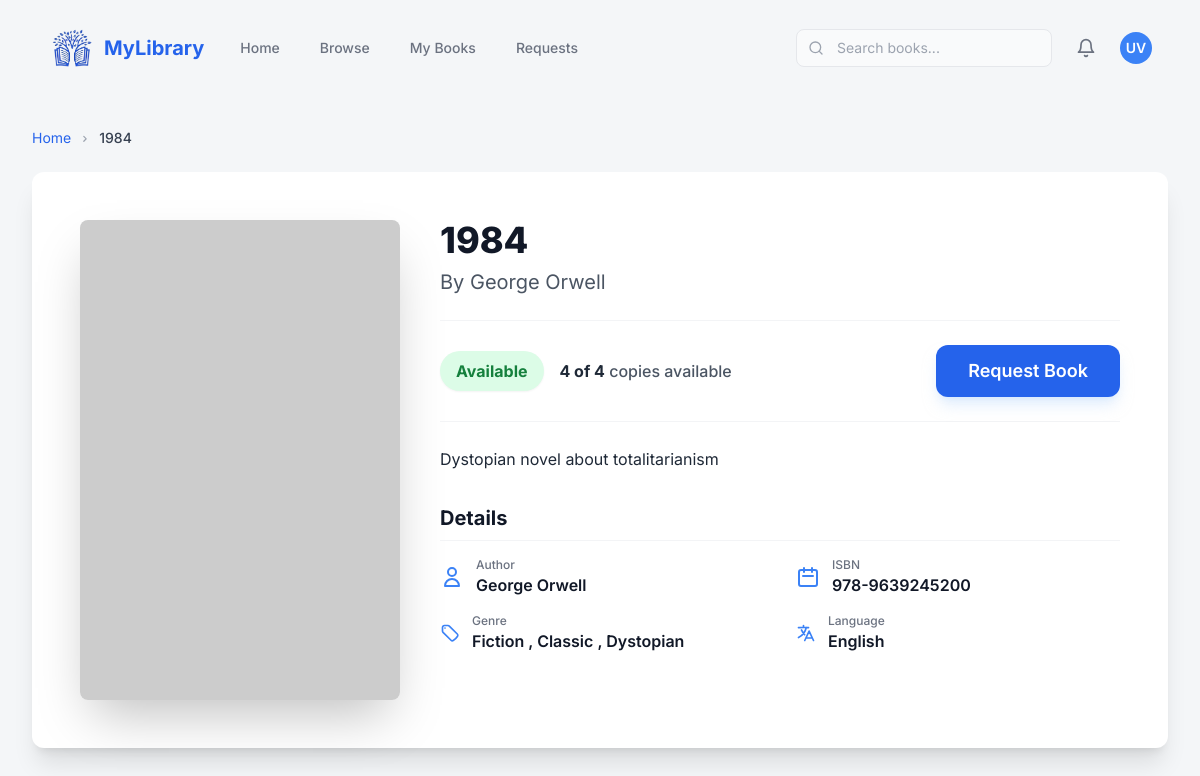
The page /book/13/ (signed in) on the database its author committed.
### library_db/models.py (models this page shows, shortened)
class Book(models.Model):
    book_id = models.AutoField(primary_key=True)
    isbn = models.CharField(max_length=20, unique=True)
    title = models.CharField(max_length=255)
    author = models.CharField(max_length=100)
    genre = models.ManyToManyField(Genre, related_name='books')
    language = models.ForeignKey(Language, on_delete=models.CASCADE, related_name='books', null=True)
    description = models.TextField(blank=True, null=True)
    image_url = models.URLField(max_length=500, blank=True, null=True)
    total_copies = models.IntegerField()
    available_copies = models.IntegerField()
    def genre_display(self):
      return ', '.join(genre.genre_name for genre in self.genre.all())
    genre_display.short_description = 'Genres'

class Genre(models.Model):
    genre_id = models.AutoField(primary_key=True)
    genre_name = models.CharField(max_length=100, unique=True)

class Language(models.Model):
    language_id = models.AutoField(primary_key=True)
    language_name = models.CharField(max_length=100, unique=True)
    def __str__(self):
        return self.language_name

### LMS/views.py (the view)
# urls.py: path('book/<int:book_id>/', views.details, name='details'),
@login_required_any
def details(request, book_id):
    book = get_object_or_404(Book, book_id=book_id)
    return render(request, 'details/details.html', {'book': book})

### LMS/views.py (called while the page is built)
def login_required_any(view_func):
    @wraps(view_func)
    def wrapper(request, *args, **kwargs):
        if not (request.session.get('user_id') or request.session.get('admin_id')):
            return redirect('user_login')
        return view_func(request, *args, **kwargs)
    return wrapper

### templates/details/details.html (shortened to what this page needs)
{% include "index.html" %}
{% block content %}
<main class="max-w-7xl mx-auto px-4 sm:px-6 lg:px-8 py-8">
    <nav class="text-sm text-gray-500 mb-6" aria-label="Breadcrumb">
        <ol class="list-none p-0 inline-flex">
            <li class="flex items-center">
                <a
                    href="{% url 'userDashboard' %}"
                    class="text-blue-600 hover:text-blue-800 transition duration-150"
                    >Home</a
                >
                <svg
                    class="fill-current w-3 h-3 mx-2 text-gray-400"
                    xmlns="http://www.w3.org/2000/svg"
                    viewBox="0 0 20 20"
                >
                    <path
                        d="M7.293 14.707l3.293-3.293-3.293-3.293a1 1 0 111.414-1.414l4 4a1 1 0 010 1.414l-4 4a1 1 0 01-1.414-1.414z"
                    />
                </svg>
            </li>
            <li class="text-gray-700 font-medium truncate max-w-xs">
                {{book.title}}
            </li>
        </ol>
    </nav>
    <div class="bg-white rounded-xl shadow-xl p-8 lg:p-12">
        <div class="grid grid-cols-1 lg:grid-cols-3 gap-10">
            <div class="lg:col-span-1 flex justify-center">
                <img
                    src="https://placehold.co/400x600/1F2937/FFFFFF?text={{ book.title|urlencode }}"
                    alt="{{book.title}}"
                    class="w-full max-w-xs h-auto rounded-lg shadow-2xl object-cover"
                />
            </div>
            <div class="lg:col-span-2">
                <h1
                    class="text-4xl font-extrabold text-gray-900 mb-2"
                    id="book-title"
                >
                    {{book.title}}
                </h1>
                <p class="text-xl text-gray-600 mb-6" id="book-author">
                    By {{book.author}}
                </p>
                <div
                    class="flex flex-col sm:flex-row sm:items-center justify-between border-b border-t border-gray-100 py-6 mb-6"
                >
                    <div class="flex items-center space-x-4 mb-4 sm:mb-0">
                        {% if book.available_copies > 0 %}
                        <span
                            id="availability-status"
                            class="bg-green-100 text-green-700 font-bold px-4 py-2 rounded-full text-base shadow-sm"
                        >
                            Available
                        </span>
                        {% endif %}
                        <p class="text-gray-600 font-medium">
                            <span
                                id="available-copies"
                                class="font-bold text-gray-800"
                                >{{book.available_copies}} of
                                {{book.total_copies}}</span
                            >
                            copies available
                        </p>
                    </div>
                    <button
                        id="request-button"
                        class="py-3 px-8 text-lg bg-blue-600 text-white font-semibold rounded-xl hover:bg-blue-700 transition duration-150 shadow-lg shadow-blue-200/50 w-full sm:w-auto"
                    >
                        Request Book
                    </button>
                </div>
                <div class="mb-8">
                    <p
                        id="book-description"
                        class="text-base text-gray-800 leading-relaxed"
                    >
                        {{book.description}}
                    </p>
                </div>
                <div>
                    <h2
                        class="text-xl font-bold text-gray-900 mb-4 border-b border-gray-100 pb-2"
                    >
                        Details
                    </h2>
                    <div
                        class="grid grid-cols-1 sm:grid-cols-2 gap-y-4 gap-x-8 text-gray-700"
                    >
                        <div class="flex items-center space-x-3">
                            <svg
                                class="w-6 h-6 text-blue-500 flex-shrink-0"
                                fill="none"
                                stroke="currentColor"
                                viewBox="0 0 24 24"
                                xmlns="http://www.w3.org/2000/svg"
                            >
                                <path
                                    stroke-linecap="round"
                                    stroke-linejoin="round"
                                    stroke-width="2"
                                    d="M16 7a4 4 0 11-8 0 4 4 0 018 0zM12 14a7 7 0 00-7 7h14a7 7 0 00-7-7z"
                                ></path>
                            </svg>
                            <div>
                                <p class="text-xs font-medium text-gray-500">
                                    Author
                                </p>
                                <p
                                    id="detail-author"
                                    class="font-semibold text-gray-900"
                                >
                                    {{book.author}}
                                </p>
                            </div>
                        </div>
                        <div class="flex items-center space-x-3">
                            <svg
                                class="w-6 h-6 text-blue-500 flex-shrink-0"
                                fill="none"
                                stroke="currentColor"
                                viewBox="0 0 24 24"
                                xmlns="http://www.w3.org/2000/svg"
                            >
                                <path
                                    stroke-linecap="round"
                                    stroke-linejoin="round"
                                    stroke-width="2"
                                    d="M8 7V3m8 4V3m-9 8h10M5 21h14a2 2 0 002-2V7a2 2 0 00-2-2H5a2 2 0 00-2 2v12a2 2 0 002 2z"
                                ></path>
                            </svg>
                            <div>
                                <p class="text-xs font-medium text-gray-500">
                                    ISBN
                                </p>
                                <p
                                    id="detail-isbn"
                                    class="font-semibold text-gray-900"
                                >
                                    {{book.isbn}}
                                </p>
                            </div>
                        </div>
                        <div class="flex items-center space-x-3">
                            <div>
                                <p class="text-xs font-medium text-gray-500">
                                    Genre
                                </p>
                                <p
                                    id="detail-published-year"
                                    class="font-semibold text-gray-900"
                                >
                                    {% for genre in book.genre.all %}
                                        {% if not forloop.first %}, {% endif %}
                                        {{ genre.genre_name }}
                                    {% endfor %}
                                </p>
                            </div>
                        </div>
                        <div class="flex items-center space-x-3">
                            <div>
                                <p class="text-xs font-medium text-gray-500">
                                    Language
                                </p>
                                <p
                                    id="detail-publisher"
                                    class="font-semibold text-gray-900"
                                >
                                    {{book.language}}
                                </p>
                            </div>
                        </div>
                    </div>
                </div>
            </div>
        </div>
    </div>
</main>
{% endblock %}

### templates/index.html (shortened to what this page needs)
<!DOCTYPE html>
<html lang="en">
<head>
    <script src="https://cdn.tailwindcss.com"></script>
</head>
<body class="min-h-screen">
    <main class="max-w-7xl mx-auto px-4 sm:px-6 lg:px-4 py-4">
        {% include 'includes/header.html' %}
    </main>
</body>
</html>

### templates/includes/header.html (shortened to what this page needs)
{% load static %}
<nav class="sticky top-0 z-20 w-full">
    <div class="max-w-7xl mx-auto px-4 sm:px-6 lg:px-8">
        <div class="flex justify-between h-16 items-center">
            <div class="flex items-center">
                <div
                    class="flex-shrink-0 text-xl font-bold text-blue-600 flex items-center space-x-2"
                >
                    <a
                        href="{% url 'userDashboard' %}"
                        class="flex-shrink-0 text-xl font-bold text-blue-600 flex items-center space-x-2 hover:opacity-90 transition duration-150"
                    >
                        <img
                            src="{% static 'images/logo.png' %}"
                            alt="Library Logo"
                            class="h-12 w-12"
                        />
                        <span>MyLibrary</span>
                    </a>
                </div>
                <div class="hidden md:ml-6 md:flex md:space-x-4">
                    <a
                        href="{% url 'userDashboard' %}"
                        class="{% if request.resolver_match.url_name == 'userDashboard' %}text-gray-900 border-b-2 border-blue-600{% else %}text-gray-500 hover:text-gray-900 hover:border-gray-300 border-transparent{% endif %} px-3 py-2 text-sm font-medium transition duration-150"
                    >
                        Home
                    </a>
                    <a
                        href="{% url 'browse' %}"
                        class="{% if request.resolver_match.url_name == 'browse' %}text-gray-900 border-b-2 border-blue-600{% else %}text-gray-500 hover:text-gray-900 hover:border-gray-300 border-transparent{% endif %} px-3 py-2 text-sm font-medium transition duration-150"
                    >
                        Browse
                    </a>
                    <a
                        href="{% url 'myBooks' %}"
                        class="{% if request.resolver_match.url_name == 'myBooks' %}text-gray-900 border-b-2 border-blue-600{% else %}text-gray-500 hover:text-gray-900 hover:border-gray-300 border-transparent{% endif %} px-3 py-2 text-sm font-medium transition duration-150"
                    >
                        My Books
                    </a>
                    <a
                        href="{% url 'myRequests' %}"
                        class="{% if request.resolver_match.url_name == 'myRequests' %}text-gray-900 border-b-2 border-blue-600{% else %}text-gray-500 hover:text-gray-900 hover:border-gray-300 border-transparent{% endif %} px-3 py-2 text-sm font-medium transition duration-150"
                    >
                        Requests
                    </a>
                </div>
            </div>
            <div class="flex items-center space-x-4">
                <div class="hidden lg:block relative">
                    <input
                        type="text"
                        placeholder="Search books..."
                        class="w-64 pl-10 pr-4 py-2 border border-gray-200 bg-gray-50 rounded-lg text-sm focus:outline-none focus:border-blue-500 transition duration-150"
                    />
                    <svg
                        class="absolute left-3 top-1/2 transform -translate-y-1/2 w-4 h-4 text-gray-400"
                        xmlns="http://www.w3.org/2000/svg"
                        width="24"
                        height="24"
                        viewBox="0 0 24 24"
                        fill="none"
                        stroke="currentColor"
                        stroke-width="2"
                        stroke-linecap="round"
                        stroke-linejoin="round"
                    >
                        <circle cx="11" cy="11" r="8" />
                        <path d="m21 21-4.3-4.3" />
                    </svg>
                </div>
                <div class="flex items-center space-x-2">
                    <button
                        class="p-2 text-gray-500 hover:text-gray-700 rounded-full hover:bg-gray-100 transition duration-150"
                    >
                        <svg
                            xmlns="http://www.w3.org/2000/svg"
                            width="20"
                            height="20"
                            viewBox="0 0 24 24"
                            fill="none"
                            stroke="currentColor"
                            stroke-width="2"
                            stroke-linecap="round"
                            stroke-linejoin="round"
                        >
                            <path
                                d="M6 8a6 6 0 0 1 12 0c0 7 3 9 3 9H3s3-2 3-9"
                            />
                            <path d="M10.3 21a1.94 1.94 0 0 0 3.4 0" />
                        </svg>
                    </button>
                </div>
                <div
                    class="w-8 h-8 bg-blue-500 text-white rounded-full flex items-center justify-center font-semibold text-sm"
                >
                    UV
                </div>
            </div>
        </div>
    </div>
</nav>

### templates/index.html (style rules this page uses)
body { font-family: 'Inter', sans-serif; background-color: #f4f6f8; }

### rows shown on the page
Book: title "1984", author "George Orwell", available_copies "4", total_copies "4", description "Dystopian novel about totalitarianism", isbn "978-9639245200", language "English"
Genre: genre_name "Fiction"
Genre: genre_name "Classic"
Genre: genre_name "Dystopian"
